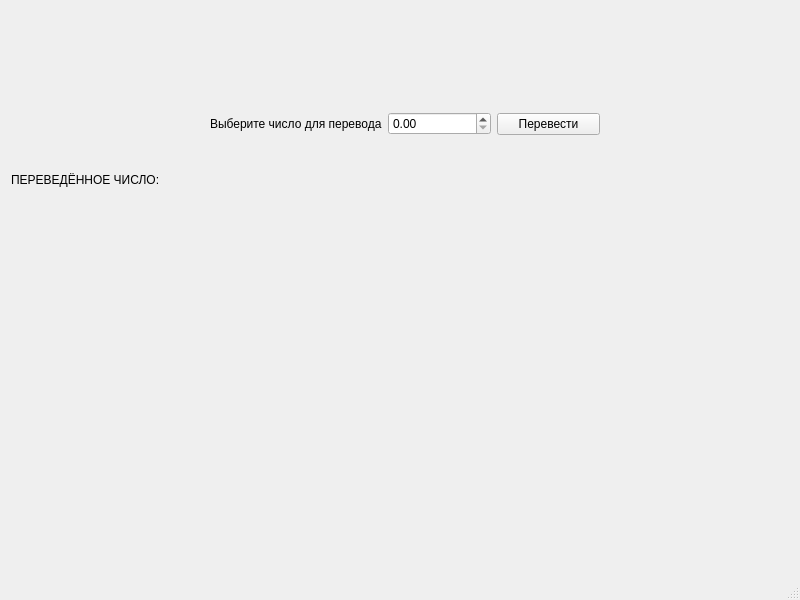
<?xml version="1.0" encoding="UTF-8"?>
<ui version="4.0">
 <class>MainWindow</class>
 <widget class="QMainWindow" name="MainWindow">
  <property name="geometry">
   <rect>
    <x>0</x>
    <y>0</y>
    <width>800</width>
    <height>600</height>
   </rect>
  </property>
  <property name="windowTitle">
   <string>MainWindow</string>
  </property>
  <widget class="QWidget" name="centralwidget">
   <widget class="QLabel" name="label_2">
    <property name="geometry">
     <rect>
      <x>11</x>
      <y>171</y>
      <width>175</width>
      <height>17</height>
     </rect>
    </property>
    <property name="text">
     <string>ПЕРЕВЕДЁННОЕ ЧИСЛО:</string>
    </property>
   </widget>
   <widget class="QLabel" name="label_3">
    <property name="geometry">
     <rect>
      <x>189</x>
      <y>171</y>
      <width>601</width>
      <height>20</height>
     </rect>
    </property>
    <property name="text">
     <string/>
    </property>
   </widget>
   <widget class="QWidget" name="">
    <property name="geometry">
     <rect>
      <x>210</x>
      <y>110</y>
      <width>390</width>
      <height>28</height>
     </rect>
    </property>
    <layout class="QHBoxLayout" name="horizontalLayout">
     <item>
      <widget class="QLabel" name="label">
       <property name="text">
        <string>Выберите число для перевода</string>
       </property>
      </widget>
     </item>
     <item>
      <widget class="QDoubleSpinBox" name="doubleSpinBox"/>
     </item>
     <item>
      <widget class="QPushButton" name="pushButton">
       <property name="text">
        <string>Перевести</string>
       </property>
      </widget>
     </item>
    </layout>
   </widget>
  </widget>
  <widget class="QMenuBar" name="menubar">
   <property name="geometry">
    <rect>
     <x>0</x>
     <y>0</y>
     <width>800</width>
     <height>22</height>
    </rect>
   </property>
  </widget>
  <widget class="QStatusBar" name="statusbar"/>
 </widget>
 <resources/>
 <connections/>
</ui>
